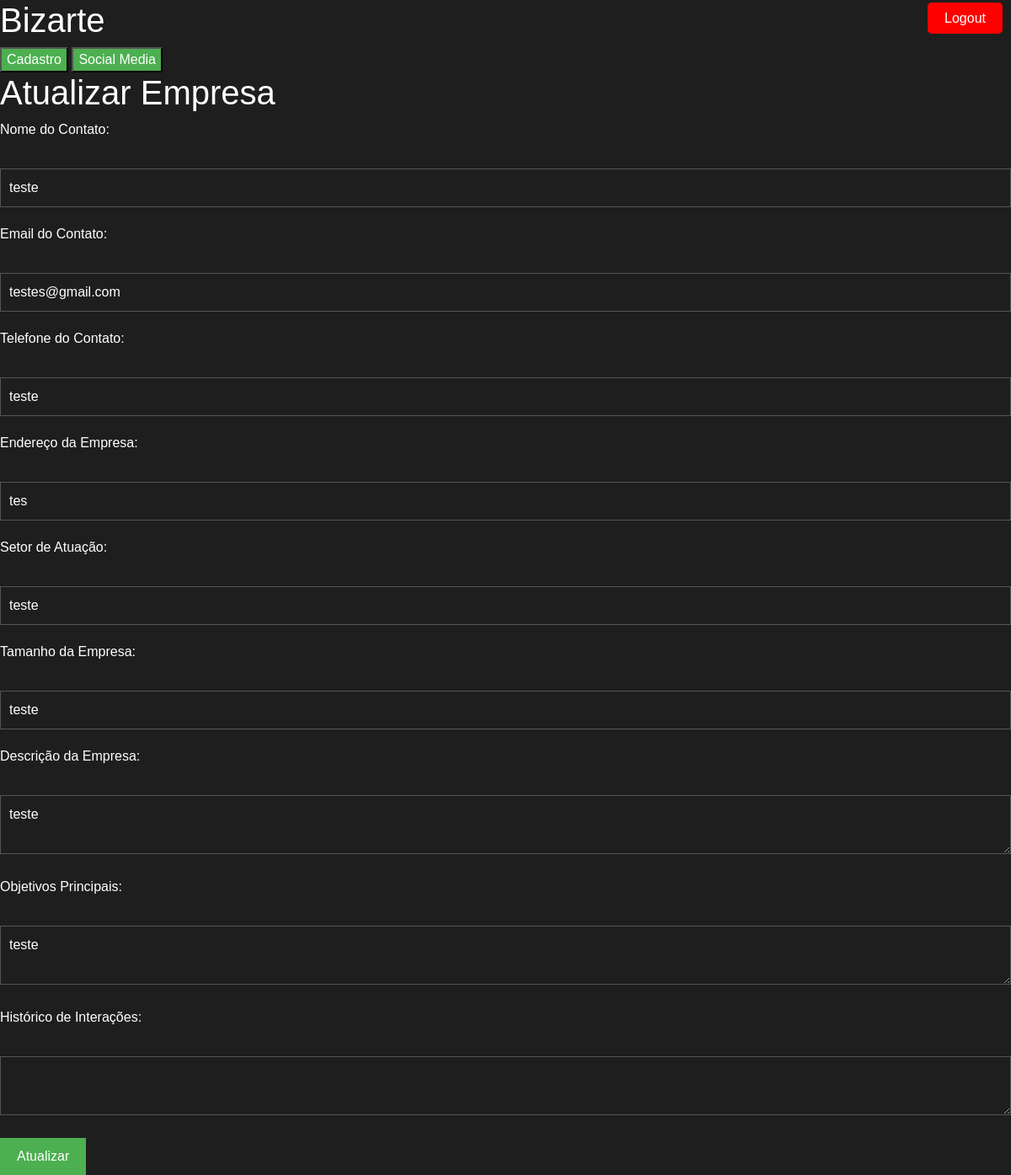
The app's page /atualizar/empresa/2 (signed in) with its own data.
### models.py (models this page shows)
class Empresa(db.Model):
    id = db.Column(db.Integer, primary_key=True)
    nome_contato = db.Column(db.String(80))
    email_contato = db.Column(db.String(120))
    telefone_contato = db.Column(db.String(20))
    endereco_empresa = db.Column(db.String(200))
    setor_atuacao = db.Column(db.String(200))
    tamanho_empresa = db.Column(db.String(200))
    descricao_empresa = db.Column(db.Text)
    objetivos_principais = db.Column(db.Text)
    historico_interacoes = db.Column(db.Text)

### app.py (the view, shortened to what this page needs)
@app.route('/atualizar/empresa/<int:id>', methods=['GET', 'POST'])
@login_required
def atualizar_empresa(id):
    empresa = Empresa.query.get(id)
    return render_template('atualizar_empresa.html', empresa=empresa)

### app.py (called while the page is built)
@login_manager.user_loader
def user_loader(user_id):
    return Usuario.query.get(int(user_id))

### templates/atualizar_empresa.html
{% extends "base.html" %}
{% block content %}
    <h1>Atualizar Empresa</h1>
    <form class="form-style" action="{{ url_for('atualizar_empresa', id=empresa.id) }}" method="post">
        <label for="nome_contato">Nome do Contato:</label><br>
        <input type="text" id="nome_contato" name="nome_contato" value="{{ empresa.nome_contato }}"><br>
        <label for="email_contato">Email do Contato:</label><br>
        <input type="email" id="email_contato" name="email_contato" value="{{ empresa.email_contato }}"><br>
        <label for="telefone_contato">Telefone do Contato:</label><br>
        <input type="tel" id="telefone_contato" name="telefone_contato" value="{{ empresa.telefone_contato }}"><br>
        <label for="endereco_empresa">Endereço da Empresa:</label><br>
        <input type="text" id="endereco_empresa" name="endereco_empresa" value="{{ empresa.endereco_empresa }}"><br>
        <label for="setor_atuacao">Setor de Atuação:</label><br>
        <input type="text" id="setor_atuacao" name="setor_atuacao" value="{{ empresa.setor_atuacao }}"><br>
        <label for="tamanho_empresa">Tamanho da Empresa:</label><br>
        <input type="text" id="tamanho_empresa" name="tamanho_empresa" value="{{ empresa.tamanho_empresa }}"><br>
        <label for="descricao_empresa">Descrição da Empresa:</label><br>
        <textarea id="descricao_empresa" name="descricao_empresa">{{ empresa.descricao_empresa }}</textarea><br>
        <label for="objetivos_principais">Objetivos Principais:</label><br>
        <textarea id="objetivos_principais" name="objetivos_principais">{{ empresa.objetivos_principais }}</textarea><br>
        <label for="historico_interacoes">Histórico de Interações:</label><br>
        <textarea id="historico_interacoes" name="historico_interacoes">{{ empresa.historico_interacoes }}</textarea><br>
        <input type="submit" value="Atualizar">
    </form>
{% endblock %}

### static/style.css (style rules this page uses)
body { background-color: #1e1e1e; color: #ffffff; font-family: Arial, sans-serif; }
h1, h2, h3, h4, h5, h6 { color: #ffffff; }
input, textarea, select { background-color: #333; color: #ffffff; border: 1px solid #555555; }
input[type=submit], button { background-color: #4CAF50; color: white; cursor: pointer; }
.form-style label { display: block; margin-bottom: 10px; }
.form-style input[type="text"], .form-style input[type="email"], .form-style input[type="tel"], .form-style textarea { width: 100%; padding: 10px; margin-bottom: 20px; border: 1px solid #555555; background-color: #1e1e1e; color: #ffffff; }
.form-style input[type="submit"] { background-color: #4CAF50; color: white; cursor: pointer; padding: 10px 20px; border: none; }

### records on screen
Empresa: nome_contato "teste", email_contato "testes@gmail.com", telefone_contato "teste", endereco_empresa "tes", setor_atuacao "teste", tamanho_empresa "teste", descricao_empresa "teste", objetivos_principais "teste"
